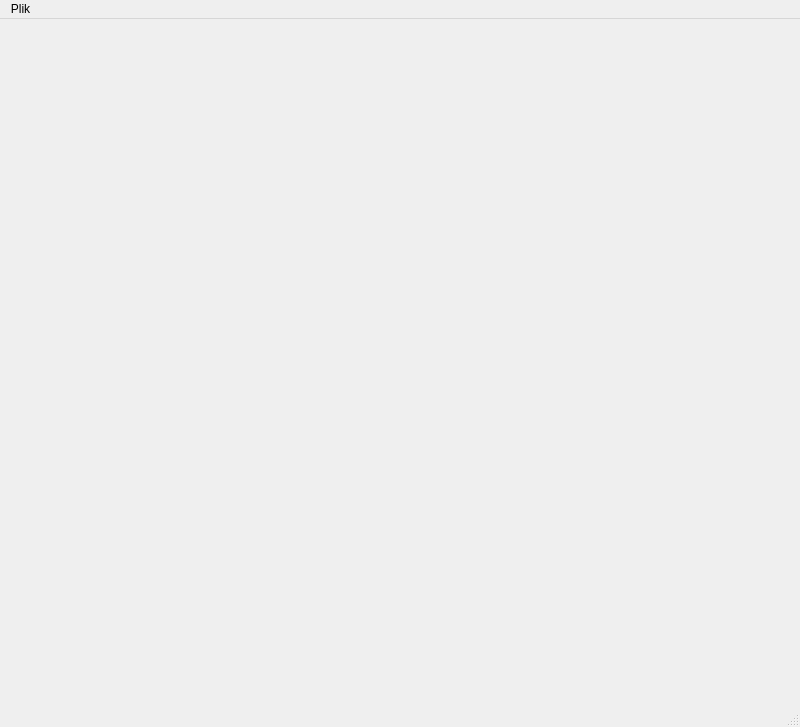
<?xml version="1.0" encoding="UTF-8"?>
<ui version="4.0">
 <class>MainWindow</class>
 <widget class="QMainWindow" name="MainWindow">
  <property name="geometry">
   <rect>
    <x>0</x>
    <y>0</y>
    <width>800</width>
    <height>727</height>
   </rect>
  </property>
  <property name="windowTitle">
   <string>MainWindow</string>
  </property>
  <widget class="QWidget" name="centralwidget">
   <property name="layoutDirection">
    <enum>Qt::LeftToRight</enum>
   </property>
   <layout class="QVBoxLayout" name="verticalLayout">
    <item>
     <widget class="QWidget" name="widgetAmlitudaCzas" native="true"/>
    </item>
    <item>
     <widget class="QWidget" name="widgetWybor" native="true"/>
    </item>
    <item>
     <widget class="QWidget" name="widgetSpektogram" native="true"/>
    </item>
   </layout>
  </widget>
  <widget class="QMenuBar" name="menubar">
   <property name="geometry">
    <rect>
     <x>0</x>
     <y>0</y>
     <width>800</width>
     <height>22</height>
    </rect>
   </property>
   <widget class="QMenu" name="menuPlik">
    <property name="title">
     <string>Plik</string>
    </property>
    <addaction name="actionotw_rz"/>
   </widget>
   <addaction name="menuPlik"/>
  </widget>
  <widget class="QStatusBar" name="statusbar"/>
  <action name="actionotw_rz">
   <property name="text">
    <string>otwórz</string>
   </property>
  </action>
 </widget>
 <resources/>
 <connections/>
</ui>
